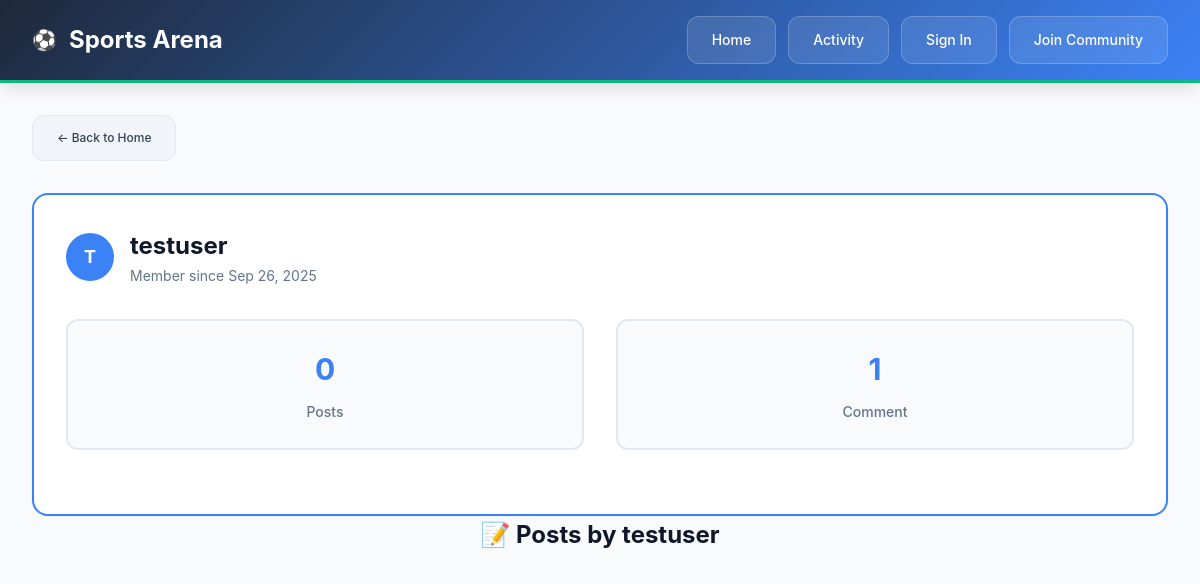
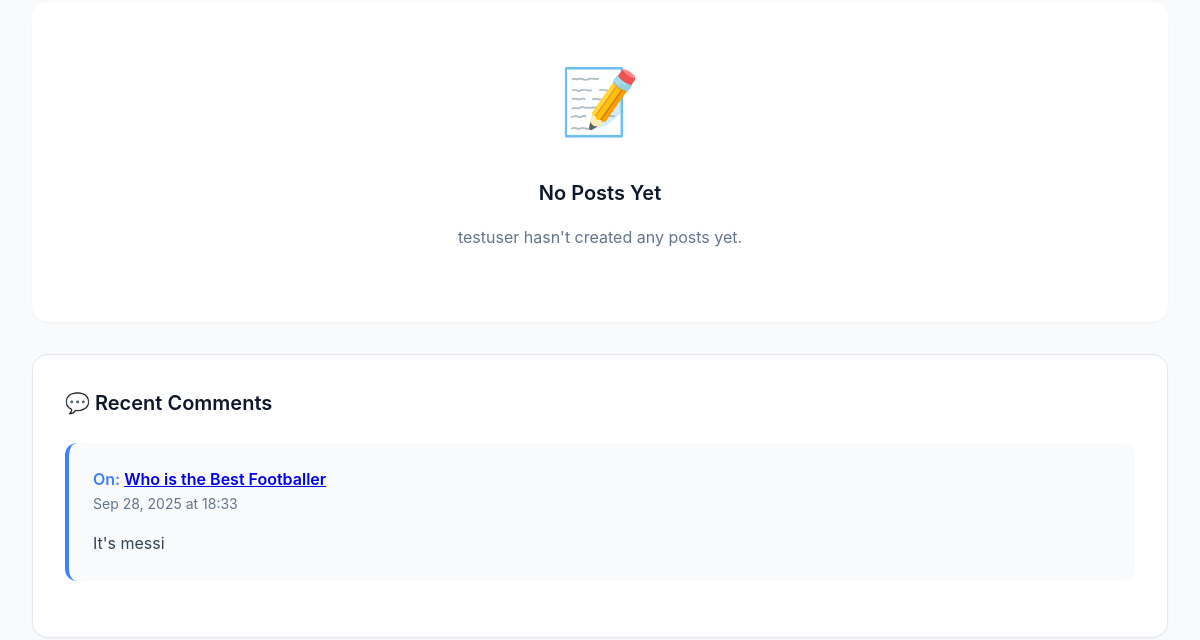
Page /user/testuser/ (upper part) on the earlier database version (2 pictures, top to bottom).
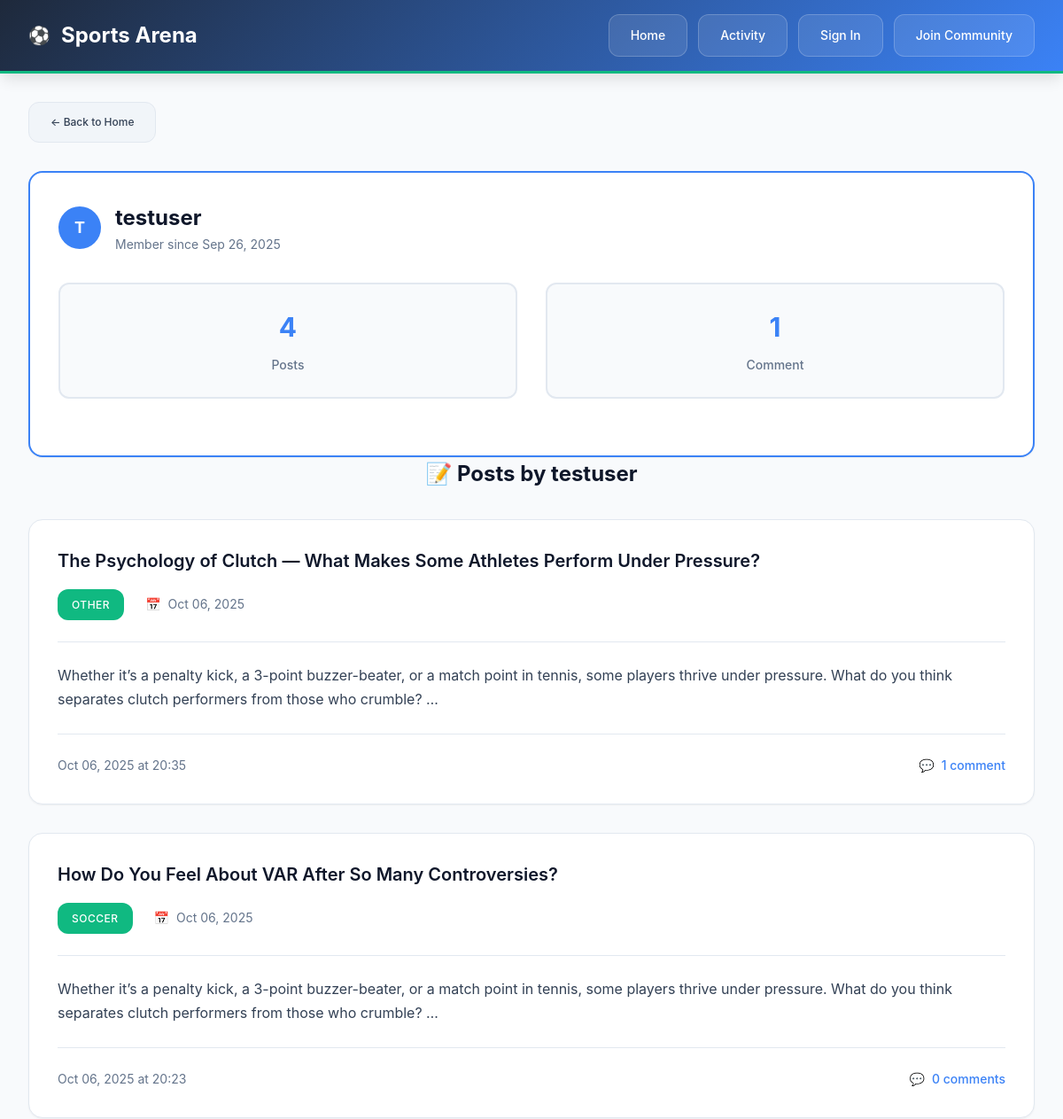
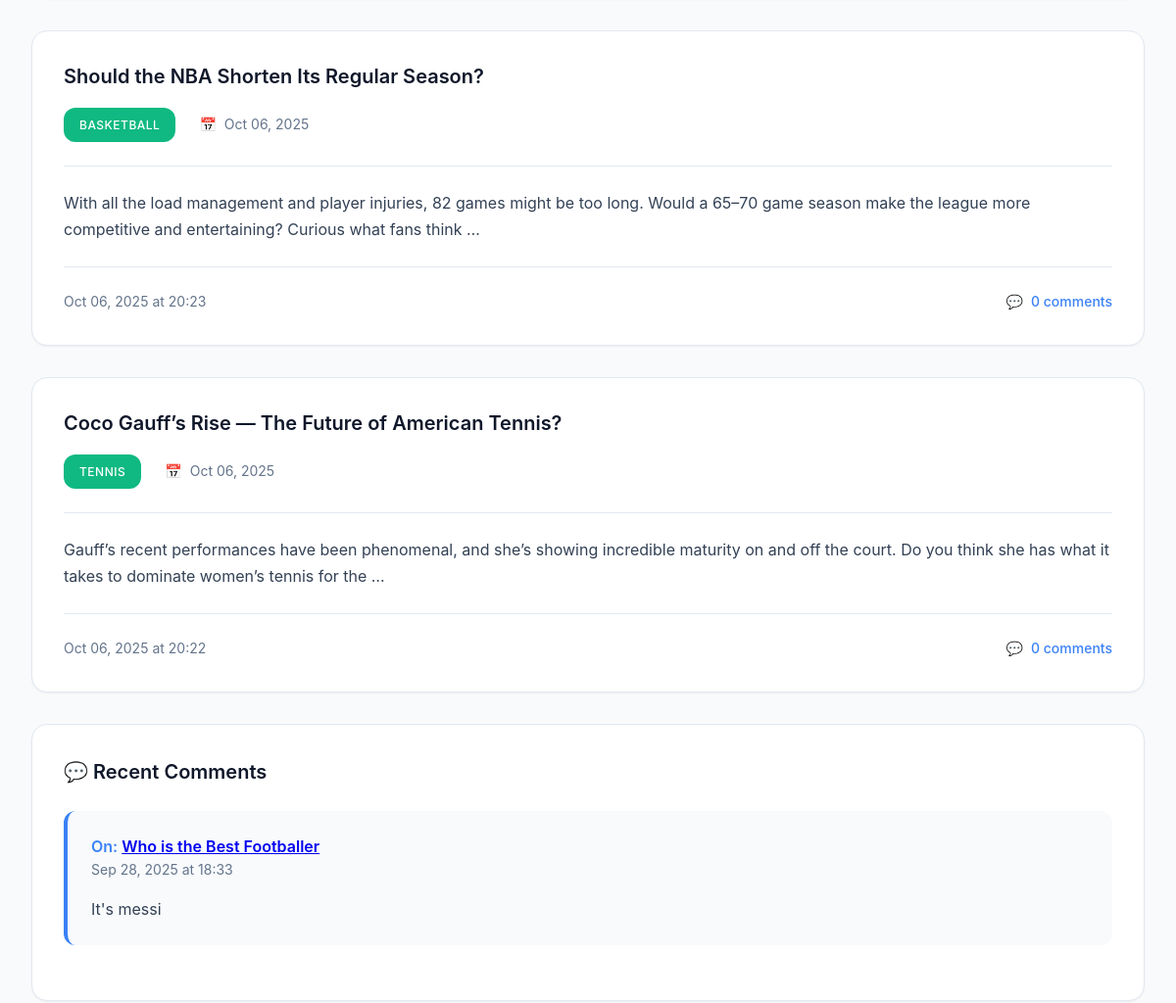
Same page on the later database version (2 pictures, top to bottom).
### community/models.py (models this page shows, shortened)
class Comment(models.Model):
    post = models.ForeignKey(Post, on_delete=models.CASCADE, related_name='comments')
    author = models.ForeignKey(User, on_delete=models.CASCADE)
    content = models.TextField()
    created_at = models.DateTimeField(auto_now_add=True, db_index=True)
    class Meta:
        ordering = ['created_at']

class Post(models.Model):
    SPORT_CHOICES = [
        ('football', 'Football'),
        ('basketball', 'Basketball'),
        ('soccer', 'Soccer'),
        ('tennis', 'Tennis'),
        ('other', 'Other'),
    ]
    title = models.CharField(max_length=200)
    content = models.TextField()
    author = models.ForeignKey(User, on_delete=models.CASCADE)
    sport_category = models.CharField(max_length=20, choices=SPORT_CHOICES)
    created_at = models.DateTimeField(auto_now_add=True, db_index=True)
    views = models.PositiveIntegerField(default=0)
    class Meta:
        ordering = ['-created_at']

### community/views.py (the view)
# urls.py: path('user/<str:username>/', views.user_profile, name='user_profile'),
def user_profile(request, username):
    profile_user = get_object_or_404(User, username=username)
    user_posts_all = Post.objects.filter(author=profile_user).order_by('-created_at')
    user_comments = Comment.objects.filter(author=profile_user).order_by('-created_at')[:5]
    paginator = Paginator(user_posts_all, 5)  # 5 posts per page on profile
    page_number = request.GET.get('page')
    user_posts = paginator.get_page(page_number)
    total_posts = user_posts_all.count()
    total_comments = Comment.objects.filter(author=profile_user).count()
    context = {
        'profile_user': profile_user,
        'user_posts': user_posts,
        'page_obj': user_posts,  # For pagination controls
        'user_comments': user_comments,
        'total_posts': total_posts,
        'total_comments': total_comments,
    }
    return render(request, 'user_profile.html', context)

### templates/user_profile.html (shortened to what this page needs)
<!DOCTYPE html>
<html lang="en">
<head>
    {% load static %}
    <link rel="stylesheet" href="{% static 'css/style.css' %}">
</head>
<body>
    <header>
        <div class="header-container">
            <div class="header-logo">
                <h1>Sports Arena</h1>
            </div>
            <nav class="header-nav">
                <a href="{% url 'community:home' %}" class="nav-link">Home</a>
                <a href="{% url 'community:activity_feed' %}" class="nav-link">Activity</a>
                {% if user.is_authenticated %}
                    <a href="{% url 'community:create_post' %}" class="nav-link">Create Post</a>
                    <form method="post" action="{% url 'logout' %}" class="logout-form">
                        {% csrf_token %}
                        <button type="submit" class="logout-btn">Logout {{ user.username }}</button>
                    </form>
                {% else %}
                    <a href="{% url 'login' %}" class="nav-link">Sign In</a>
                    <a href="{% url 'community:register' %}" class="nav-link">Join Community</a>
                {% endif %}
            </nav>
        </div>
    </header>
    <div class="container">
        <div class="breadcrumb">
            <a href="{% url 'community:home' %}" class="btn btn-secondary btn-small">← Back to Home</a>
        </div>
        <div class="post-card post-card-featured">
            <div class="author-info mb-4">
                <div class="author-avatar author-avatar-large">
                    {{ profile_user.username|first|upper }}
                </div>
                <div class="author-details">
                    <h1 class="section-title text-left mb-0">{{ profile_user.username }}</h1>
                    <p>Member since {{ profile_user.date_joined|date:"M d, Y" }}</p>
                </div>
            </div>
            <div class="flex gap-4 mb-4">
                <div class="stat-card">
                    <div class="stat-number">{{ total_posts }}</div>
                    <div class="stat-label">Post{{ total_posts|pluralize }}</div>
                </div>
                <div class="stat-card">
                    <div class="stat-number">{{ total_comments }}</div>
                    <div class="stat-label">Comment{{ total_comments|pluralize }}</div>
                </div>
            </div>
        </div>
        <div class="posts-section">
            <h2 class="section-title">📝 Posts by {{ profile_user.username }}</h2>
            <div class="posts-grid">
                {% for post in user_posts %}
                    <article class="post-card">
                        <div class="post-header">
                            <h3 class="post-title">
                                <a href="{% url 'community:post_detail' post.pk %}">{{ post.title }}</a>
                            </h3>
                            <div class="post-meta">
                                <div class="post-category">
                                    {% if post.sport_category == 'football' %}Football
                                    {% elif post.sport_category == 'basketball' %}Basketball
                                    {% elif post.sport_category == 'soccer' %}Soccer
                                    {% elif post.sport_category == 'tennis' %}Tennis
                                    {% else %}{{ post.get_sport_category_display }}{% endif %}
                                </div>
                                <div class="post-meta-item">
                                    <span>📅</span>
                                    <span>{{ post.created_at|date:"M d, Y" }}</span>
                                </div>
                            </div>
                        </div>
                        <div class="post-content">
                            {{ post.content|truncatewords:30 }}
                        </div>
                        <div class="post-footer">
                            <span class="post-date">{{ post.created_at|date:"M d, Y \a\t H:i" }}</span>
                            <a href="{% url 'community:post_detail' post.pk %}#comments" class="post-comments">
                                <span>💬</span>
                                <span>{{ post.comments.count }} comment{{ post.comments.count|pluralize }}</span>
                            </a>
                        </div>
                    </article>
                {% empty %}
                    <div class="empty-state">
                        <div class="empty-state-icon">📝</div>
                        <h3 class="empty-state-title">No Posts Yet</h3>
                        <p class="empty-state-description">
                            {{ profile_user.username }} hasn't created any posts yet.
                        </p>
                    </div>
                {% endfor %}
            </div>
        </div>
        {% if user_comments %}
        <div class="comments-section">
            <h3 class="comments-title">💬 Recent Comments</h3>
            {% for comment in user_comments %}
                <div class="comment">
                    <div class="comment-header">
                        <div>
                            <div class="comment-author">
                                On: <a href="{% url 'community:post_detail' comment.post.pk %}">{{ comment.post.title }}</a>
                            </div>
                            <div class="comment-date">{{ comment.created_at|date:"M d, Y \a\t H:i" }}</div>
                        </div>
                    </div>
                    <div class="comment-content">
                        {{ comment.content|truncatewords:20 }}
                    </div>
                </div>
            {% endfor %}
        </div>
        {% endif %}
    </div>
    {% load static %}
</body>
</html>

Differences in the rows shown:
added Post: title "The Psychology of Clutch — What Makes Some Athletes Perform Under Pressure?", sport_category "OTHER", created_at "Oct 06, 2025", content "Whether it’s a penalty kick, a 3-point buzzer-beater, or a match point in tennis, some players thrive under pressure. What do you think separates clutch performers from those who crumble? …", created_at "Oct 06, 2025 at 20:35", comments.count "1"
added Post: title "How Do You Feel About VAR After So Many Controversies?", sport_category "SOCCER", created_at "Oct 06, 2025", content "Whether it’s a penalty kick, a 3-point buzzer-beater, or a match point in tennis, some players thrive under pressure. What do you think separates clutch performers from those who crumble? …", created_at "Oct 06, 2025 at 20:23", comments.count "0"
added Post: title "Should the NBA Shorten Its Regular Season?", sport_category "BASKETBALL", created_at "Oct 06, 2025", content "With all the load management and player injuries, 82 games might be too long. Would a 65–70 game season make the league more competitive and entertaining? Curious what fans think …", created_at "Oct 06, 2025 at 20:23", comments.count "0"
added Post: title "Coco Gauff’s Rise — The Future of American Tennis?", sport_category "TENNIS", created_at "Oct 06, 2025", content "Gauff’s recent performances have been phenomenal, and she’s showing incredible maturity on and off the court. Do you think she has what it takes to dominate women’s tennis for the …", created_at "Oct 06, 2025 at 20:22", comments.count "0"
Other differences:
{{ total_posts }}: "0" → "4"
{{ profile_user.username }}: "testuser" → (not shown)
text no longer shown: "📝 No Posts Yet hasn't created any posts yet."
